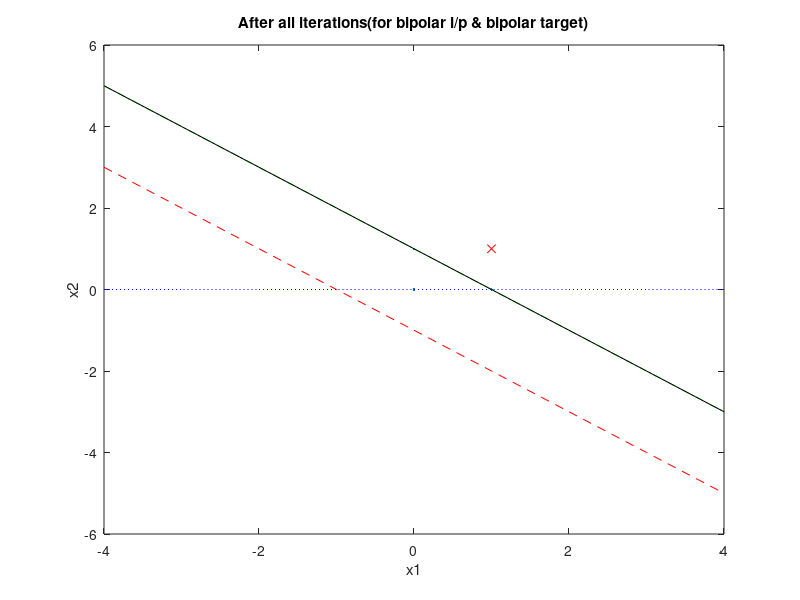

Write MATLAB code to recreate this figure.
%--------------------------------------------------------------------------------------------------
%Programme to Implement Hebb's Network for AND function considering bipolar input and bipolar target
%Author - Aditya Pulekar
%--------------------------------------------------------------------------------------------------

 clc;
 clear all;
 close all;
 
%plotting graph
x=[0 0;1 0;0 1];
scatterplot(x);xlabel('x1');ylabel('x2');hold on;
plot(1,1,'rx');hold on;

 %defining initial weights
 w1=0;w2=0;b=0;
 x1=[1 1 -1 -1];
 x2=[1 -1 1 -1]; 
 y=[1 -1 -1 -1];
 b0=[1 1 1 1];
%  
 %% caculating updated weights for first input
 Delw1=x1(1)*y(1);
 Delw2=x2(1)*y(1);
 Delb=b0(1)*y(1);
 
 w1=w1+ Delw1;
 w2=w2+Delw2;
 b=b+Delb;
 
 X1=-4:1:4;
 X2=(-w1/w2)*X1-(b/w2);
% subplot(2,2,1),
 plot(X1,X2,'r--');
 hold on;
 
 fprintf(' x1 x2 b0  y  Delw1 Delw2 Delb  w1 w2 b');
 fprintf('\n%2d%3d%3d%3d%5d%5d%6d%6d%3d%3d \n',x1(1),x2(1),b0(1),y(1),Delw1,Delw2,Delb,w1,w2,b);
 %% caculating updated weights for  second input
 Delw1=x1(2)*y(2);
 Delw2=x2(2)*y(2);
 Delb=b0(2)*y(2);
 
 w1=w1+ Delw1;
 w2=w2+Delw2;
 b=b+Delb;
 
 X1=-4:1:4;
 X2=(-w1/w2)*X1-(b/w2);
 %subplot(2,2,2),
 plot(X1,X2,'b:');
  hold on;
  fprintf('%2d%3d%3d%3d%5d%5d%6d%6d%3d%3d \n',x1(2),x2(2),b0(2),y(2),Delw1,Delw2,Delb,w1,w2,b);
 %% caculating updated weights for third input
 Delw1=x1(3)*y(3);
 Delw2=x2(3)*y(3);
 Delb=b0(3)*y(3);
 
 w1=w1+ Delw1;
 w2=w2+Delw2;
 b=b+Delb;
 
 X1=-4:1:4;
 X2=(-w1/w2)*X1-(b/w2);
 %subplot(2,2,3),
 plot(X1,X2,'g-.');
  hold on;
  fprintf('%2d%3d%3d%3d%5d%5d%6d%6d%3d%3d \n',x1(3),x2(3),b0(3),y(3),Delw1,Delw2,Delb,w1,w2,b);
 %% caculating updated weights for fourth input
 Delw1=x1(4)*y(4);
 Delw2=x2(4)*y(4);
 Delb=b0(4)*y(2);
 
w1=w1+ Delw1;
w2=w2+Delw2;
b=b+Delb;
 
 X1=-4:1:4;
 X2=(-w1/w2)*X1-(b/w2);
 %subplot(2,2,4),
 plot(X1,X2,'k-');
 title('After all iterations(for bipolar i/p & bipolar target)');
 fprintf('%2d%3d%3d%3d%5d%5d%6d%6d%3d%3d \n',x1(4),x2(4),b0(4),y(4),Delw1,Delw2,Delb,w1,w2,b); 
 
 %output
 %-----------------------------------------------------------------------------------------------
%  x1 x2 b0  y  Delw1 Delw2 Delb  w1 w2 b
%  1  1  1  1    1    1     1     2  2  2 
%  1  0  1 -1   -1    0    -1     1  2  1 
%  0  1  1 -1    0   -1    -1     1  1  0 
%  0  0  1 -1    0    0    -1     1  1 -1 
 %---------------------------------------------------------------------------------------------------